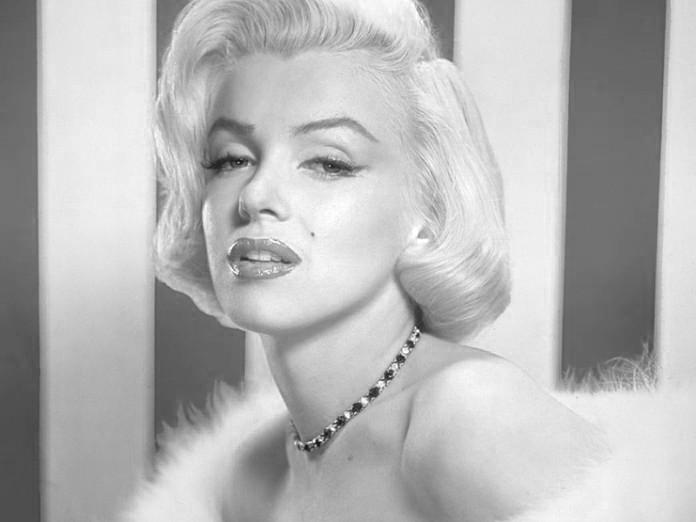
#> input picture ext4/red.jpg, 696 x 522 px
$ python l4-6.py
#> lines starting #> are read from the running program, lines starting #| are printed output that depends on the picture
from PIL import Image

original_image = Image.open("red.jpg")
#> original_image is the input picture: PIL image 696x522 L; min 14, max 255, mean 181.9

coordinate = (100, 0, original_image.width, original_image.height)
#> coordinate = (100, 0, 696, 522)
coordinate_middle = (50 , 0, 646, 522)
cropped_left = original_image.crop(coordinate)
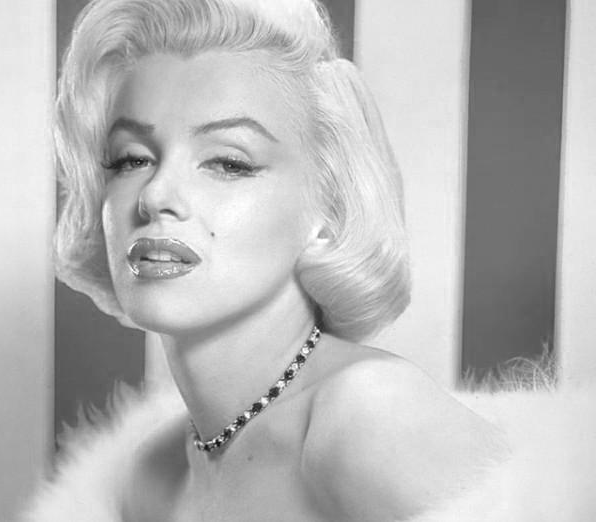
#> cropped_left: PIL image 596x522 L; min 14, max 255, mean 185.4
cropped_left.save('croped_left_red.jpg')
cropped_middle =original_image.crop(coordinate_middle)
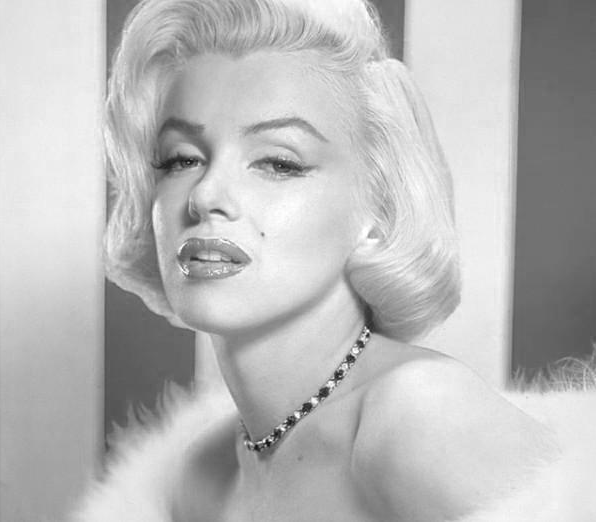
#> cropped_middle: PIL image 596x522 L; min 14, max 255, mean 186.3
cropped_middle.save('croped_middlr_red.jpg')

image_blend = Image.blend(cropped_left, cropped_middle, 0.5 )
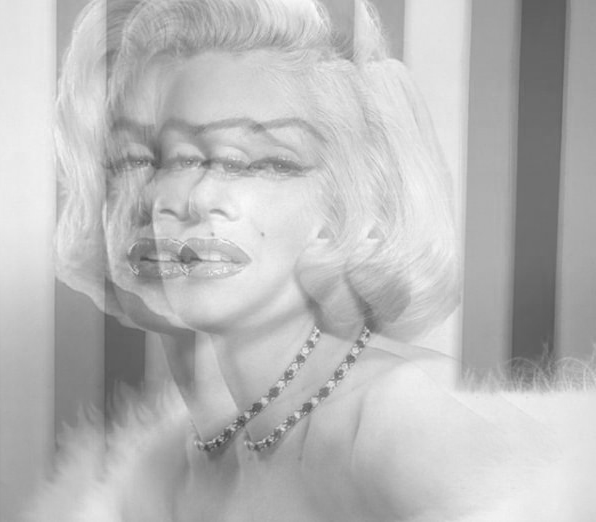
#> image_blend: PIL image 596x522 L; min 65, max 251, mean 185.6
image_blend.save('monro_blanded_red.jpg')
